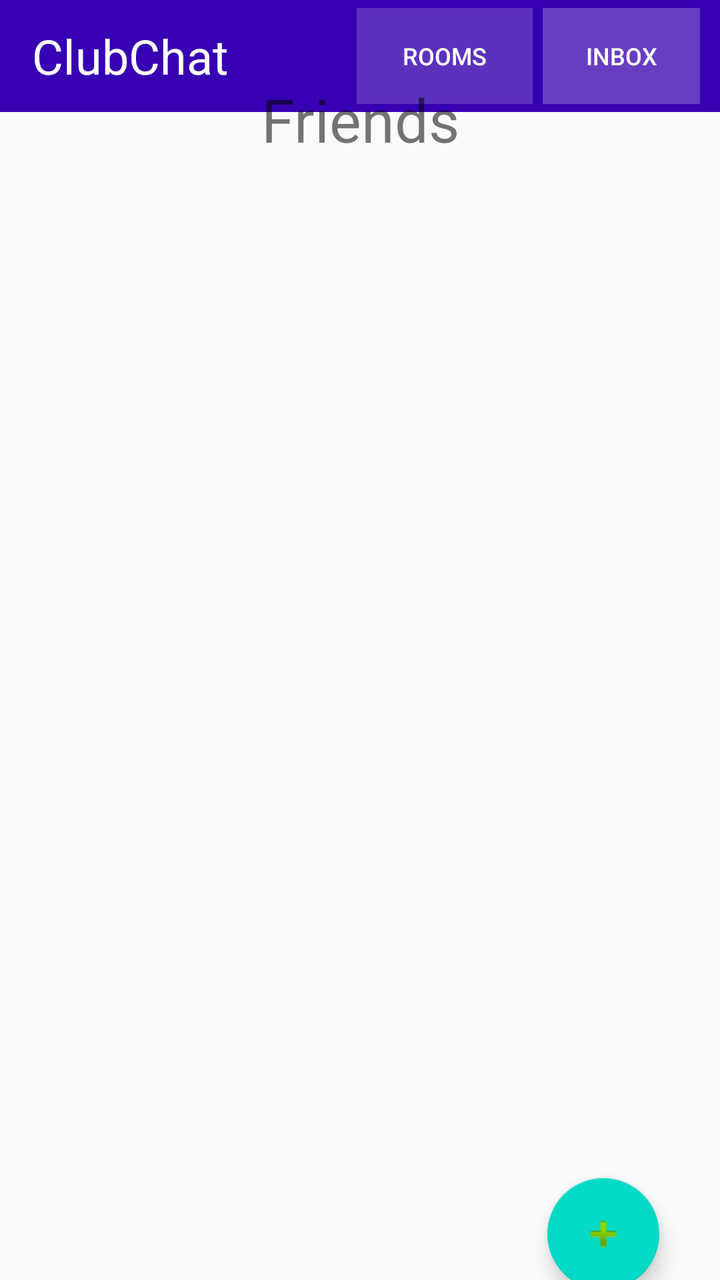
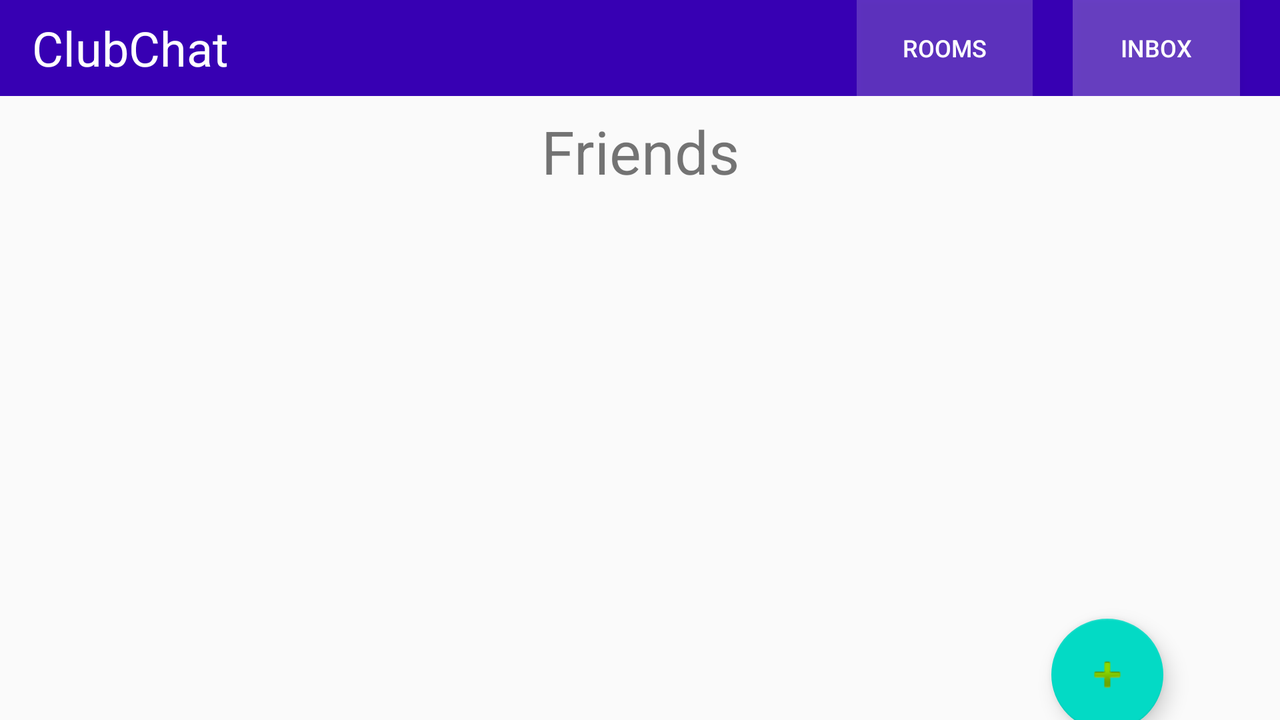

One screen, two layout resources from the same app: the default and the repository's alternative for another configuration. Each is rendered where Android would select it; the XML of both is given below.
<!-- AndroidManifest.xml: application theme AppTheme -->
<!-- res/layout/activity_inbox_room.xml -->
<?xml version="1.0" encoding="utf-8"?>
<androidx.constraintlayout.widget.ConstraintLayout xmlns:android="http://schemas.android.com/apk/res/android"
    xmlns:app="http://schemas.android.com/apk/res-auto"
    xmlns:tools="http://schemas.android.com/tools"
    android:id="@+id/coordinatorLayout"
    android:layout_width="match_parent"
    android:layout_height="match_parent"
    tools:context=".InboxRoom">


    <androidx.appcompat.widget.Toolbar
        android:id="@+id/toolbar"
        android:layout_width="match_parent"
        android:layout_height="wrap_content"
        android:background="@color/colorPrimaryDark"
        android:theme="@style/Base.ThemeOverlay.AppCompat.Dark.ActionBar"
        app:layout_constraintTop_toTopOf="parent"
        app:popupTheme="@style/menu">

        <TextView
            android:layout_width="wrap_content"
            android:layout_height="wrap_content"
            android:text="ClubChat"
            android:textColor="#FFFFFF"
            android:textSize="24sp"></TextView>

        <Button
            android:id="@+id/roomsButton"
            android:layout_width="wrap_content"
            android:layout_height="wrap_content"
            android:layout_marginLeft="80dp"
            android:background="#31FFFFFF"
            android:text="Rooms"
            android:textSize="12sp"></Button>

        <Button
            android:id="@+id/inboxButton"
            android:layout_width="wrap_content"
            android:layout_height="wrap_content"
            android:layout_marginLeft="5dp"
            android:layout_marginRight="10dp"
            android:background="#3EFFFFFF"
            android:text="Inbox"
            android:textSize="12sp"></Button>

        <ImageButton
            android:id="@+id/settingsButton"
            android:layout_width="wrap_content"
            android:layout_height="wrap_content"
            android:background="#00FFFFFF"
            android:src="@android:drawable/ic_menu_info_details"></ImageButton>

    </androidx.appcompat.widget.Toolbar>


    <FrameLayout
        android:id="@+id/inboxListFrame"
        android:layout_width="412dp"
        android:layout_height="517dp"
        android:layout_marginTop="10dp"
        android:layout_marginBottom="70dp"
        app:layout_constraintBottom_toBottomOf="parent"
        app:layout_constraintEnd_toEndOf="parent"
        app:layout_constraintStart_toStartOf="parent"
        app:layout_constraintTop_toBottomOf="@+id/textView2">

        <androidx.recyclerview.widget.RecyclerView
            android:id="@+id/inboxList"
            android:layout_width="match_parent"
            android:layout_height="match_parent" />
    </FrameLayout>

    <TextView
        android:id="@+id/textView2"
        android:layout_width="wrap_content"
        android:layout_height="wrap_content"
        android:layout_marginTop="40dp"
        android:layout_marginBottom="20dp"
        android:text="Friends"
        android:textSize="30sp"
        app:layout_constraintBottom_toTopOf="@+id/inboxListFrame"
        app:layout_constraintEnd_toEndOf="parent"
        app:layout_constraintStart_toStartOf="parent"
        app:layout_constraintTop_toBottomOf="@+id/toolbar"
        app:layout_constraintVertical_bias="0.45" />

    <com.google.android.material.floatingactionbutton.FloatingActionButton
        android:id="@+id/fab"
        android:layout_width="wrap_content"
        android:layout_height="wrap_content"
        android:layout_marginBottom="30dp"
        android:clickable="true"
        app:layout_constraintBottom_toBottomOf="parent"
        app:layout_constraintEnd_toEndOf="parent"
        app:layout_constraintHorizontal_bias="0.9"
        app:layout_constraintStart_toStartOf="parent"
        app:layout_constraintTop_toBottomOf="@+id/inboxListFrame"
        app:layout_constraintVertical_bias="0.52"
        app:srcCompat="@android:drawable/ic_input_add" />

</androidx.constraintlayout.widget.ConstraintLayout>
<!-- resources referenced by this layout -->
<resources>
  <style name="menu" parent="Theme.AppCompat.Light">
          <item name="android:background">@android:color/white</item>
      </style>
  <style name="AppTheme" parent="Theme.AppCompat.Light.NoActionBar">
          
          <item name="colorPrimary">@color/colorPrimary</item>
          <item name="colorPrimaryDark">@color/colorPrimaryDark</item>
          <item name="colorAccent">@color/colorAccent</item>
      </style>
</resources>
<!-- res/layout-land/activity_inbox_room.xml (the repository's variant of the layout above) -->
<!-- drawn on the phone turned sideways -->
<?xml version="1.0" encoding="utf-8"?>
<androidx.constraintlayout.widget.ConstraintLayout xmlns:android="http://schemas.android.com/apk/res/android"
    xmlns:app="http://schemas.android.com/apk/res-auto"
    xmlns:tools="http://schemas.android.com/tools"
    android:id="@+id/coordinatorLayout"
    android:layout_width="match_parent"
    android:layout_height="match_parent"
    tools:context=".InboxRoom">


    <androidx.appcompat.widget.Toolbar
        android:id="@+id/toolbar"
        android:layout_width="match_parent"
        android:layout_height="wrap_content"
        android:background="@color/colorPrimaryDark"
        android:theme="@style/Base.ThemeOverlay.AppCompat.Dark.ActionBar"
        app:layout_constraintTop_toTopOf="parent"
        app:popupTheme="@style/menu">

        <TextView
            android:layout_width="wrap_content"
            android:layout_height="wrap_content"
            android:text="ClubChat"
            android:textColor="#FFFFFF"
            android:textSize="24sp"></TextView>

        <Button
            android:id="@+id/roomsButton"
            android:layout_width="wrap_content"
            android:layout_height="wrap_content"
            android:layout_marginLeft="330dp"
            android:background="#31FFFFFF"
            android:text="Rooms"
            android:textSize="12sp"></Button>

        <Button
            android:id="@+id/inboxButton"
            android:layout_width="wrap_content"
            android:layout_height="wrap_content"
            android:layout_marginLeft="20dp"
            android:layout_marginRight="20dp"
            android:background="#3EFFFFFF"
            android:text="Inbox"
            android:textSize="12sp"></Button>

        <ImageButton
            android:id="@+id/settingsButton"
            android:layout_width="wrap_content"
            android:layout_height="wrap_content"
            android:background="#00FFFFFF"
            android:src="@android:drawable/ic_menu_info_details"></ImageButton>

    </androidx.appcompat.widget.Toolbar>


    <FrameLayout
        android:id="@+id/inboxListFrame"
        android:layout_width="719dp"
        android:layout_height="215dp"
        app:layout_constraintBottom_toBottomOf="parent"
        app:layout_constraintEnd_toEndOf="parent"
        app:layout_constraintStart_toStartOf="parent"
        app:layout_constraintTop_toTopOf="@+id/textView2">

        <androidx.recyclerview.widget.RecyclerView
            android:id="@+id/inboxList"
            android:layout_width="match_parent"
            android:layout_height="match_parent" />
    </FrameLayout>

    <TextView
        android:id="@+id/textView2"
        android:layout_width="wrap_content"
        android:layout_height="wrap_content"
        android:layout_marginTop="20dp"
        android:layout_marginBottom="20dp"
        android:text="Friends"
        android:textSize="30sp"
        app:layout_constraintBottom_toTopOf="@+id/inboxListFrame"
        app:layout_constraintEnd_toEndOf="parent"
        app:layout_constraintStart_toStartOf="parent"
        app:layout_constraintTop_toBottomOf="@+id/toolbar"
        app:layout_constraintVertical_bias="0.45" />

    <com.google.android.material.floatingactionbutton.FloatingActionButton
        android:id="@+id/fab"
        android:layout_width="wrap_content"
        android:layout_height="wrap_content"
        android:clickable="true"
        app:layout_constraintBottom_toBottomOf="parent"
        app:layout_constraintEnd_toEndOf="parent"
        app:layout_constraintHorizontal_bias="0.9"
        app:layout_constraintStart_toStartOf="parent"
        app:layout_constraintTop_toBottomOf="@+id/inboxListFrame"
        app:layout_constraintVertical_bias="0.52"
        app:srcCompat="@android:drawable/ic_input_add" />

</androidx.constraintlayout.widget.ConstraintLayout>
